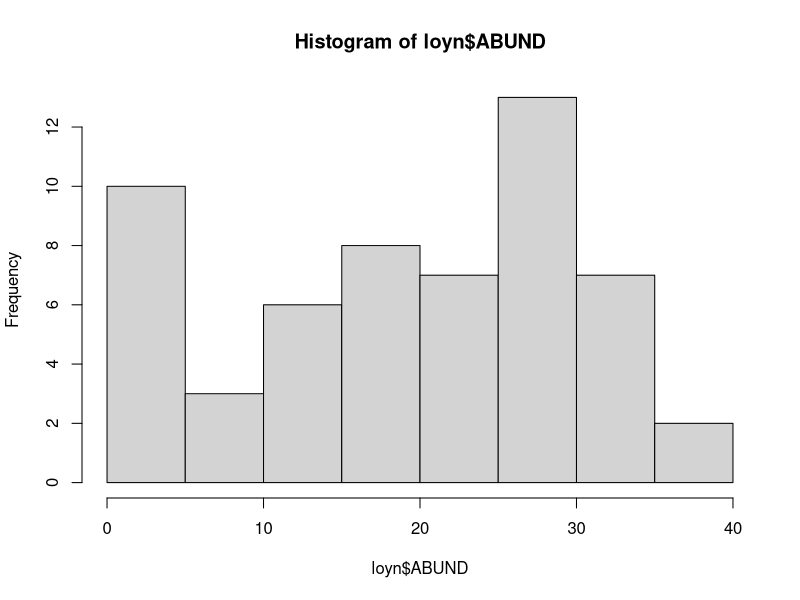
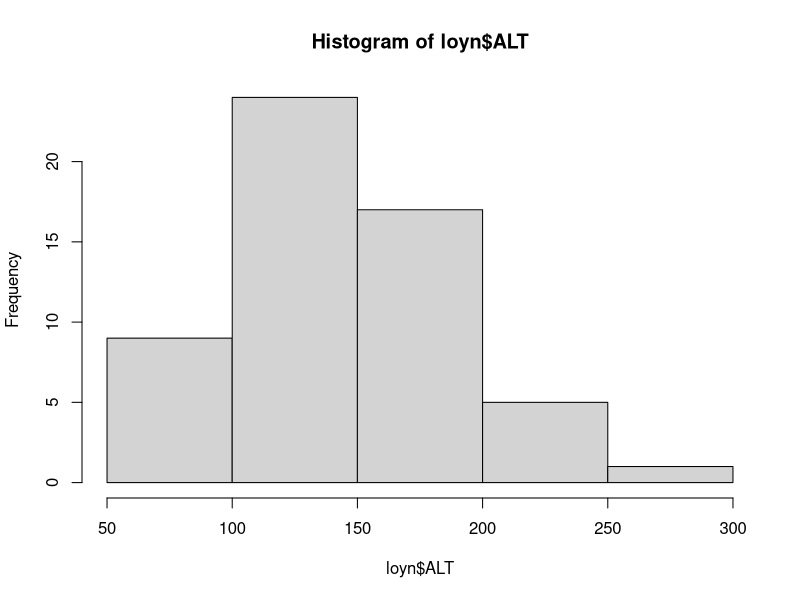
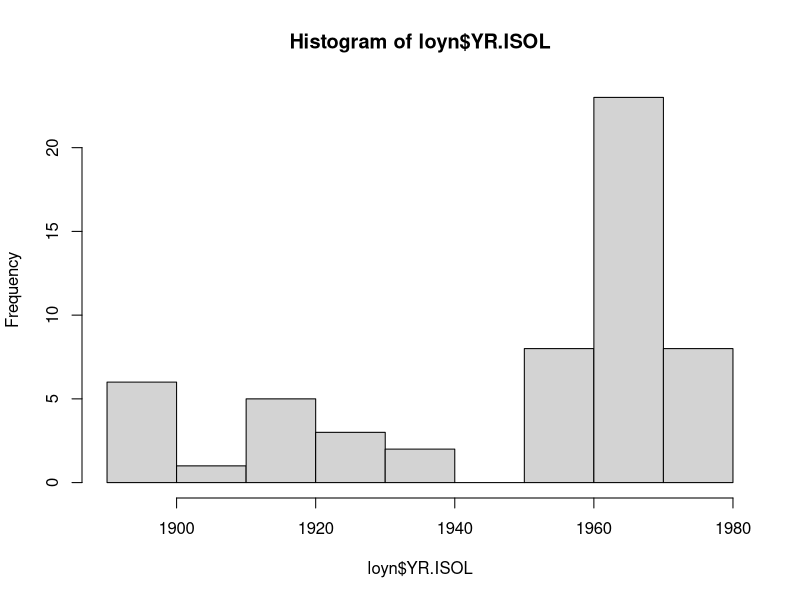
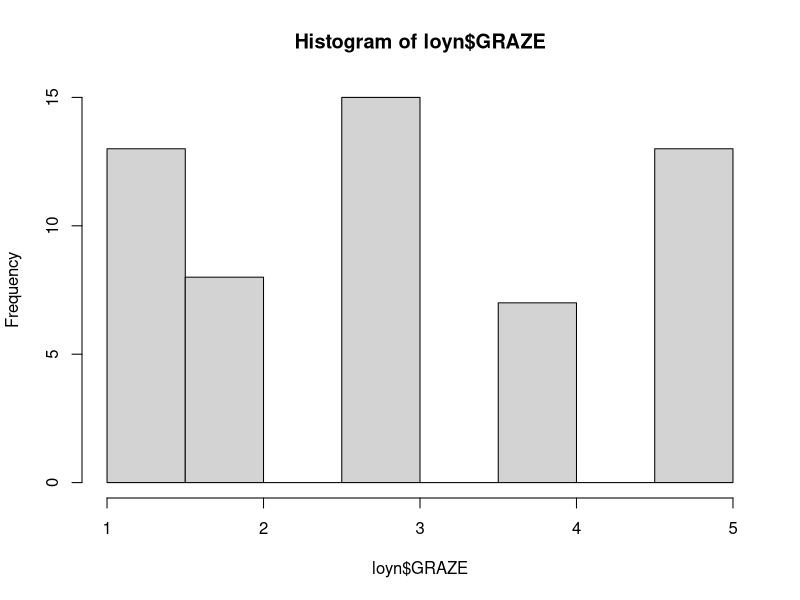
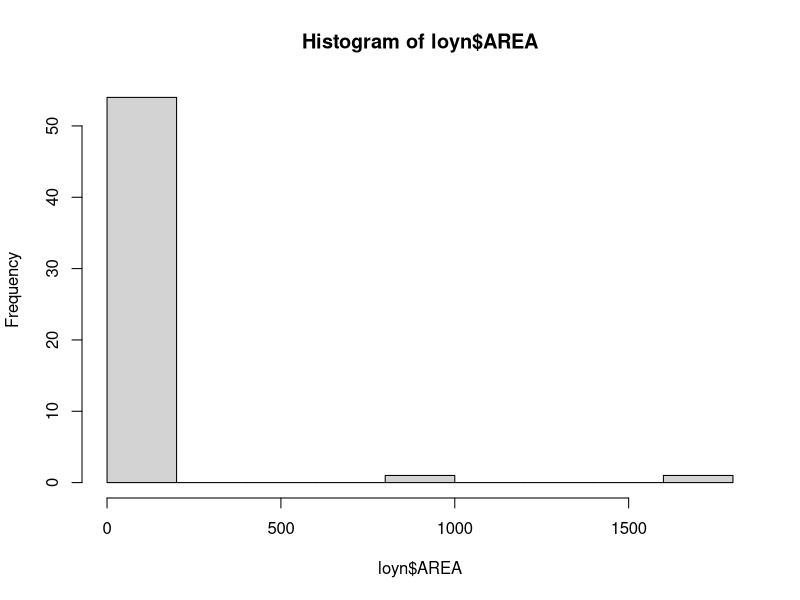
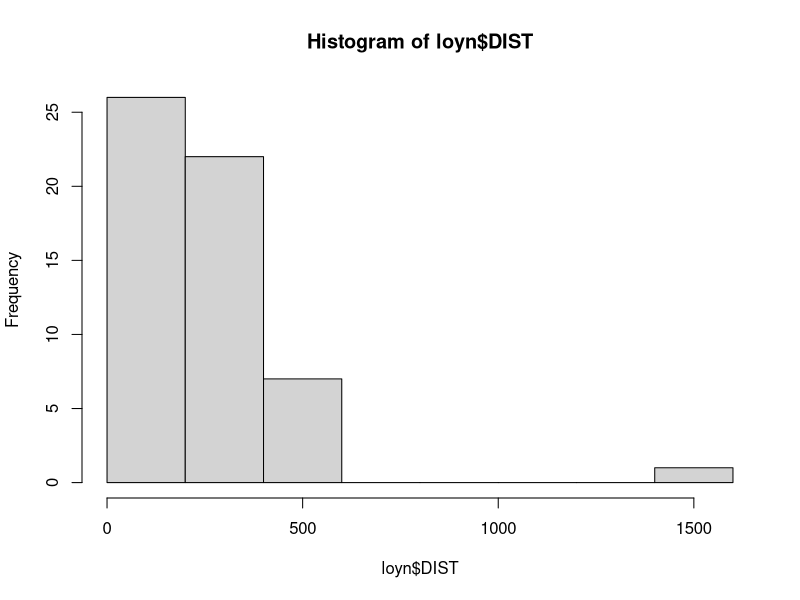
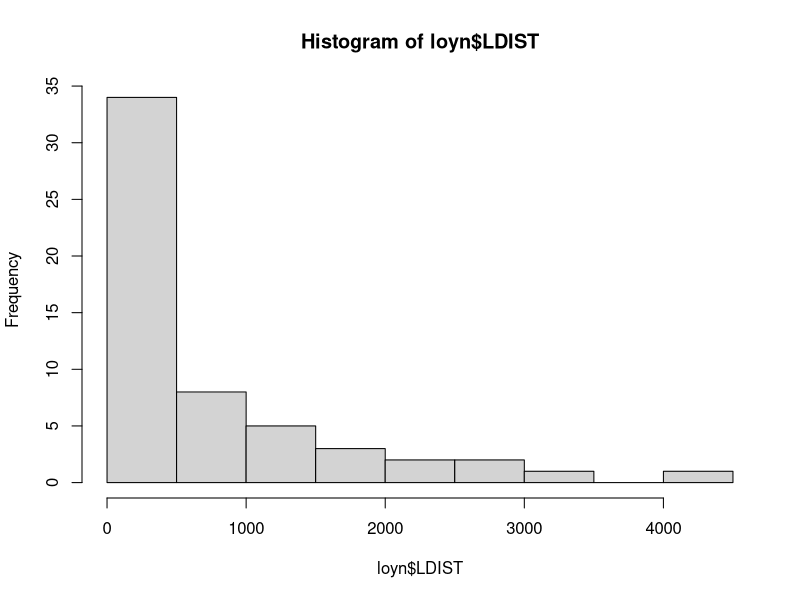
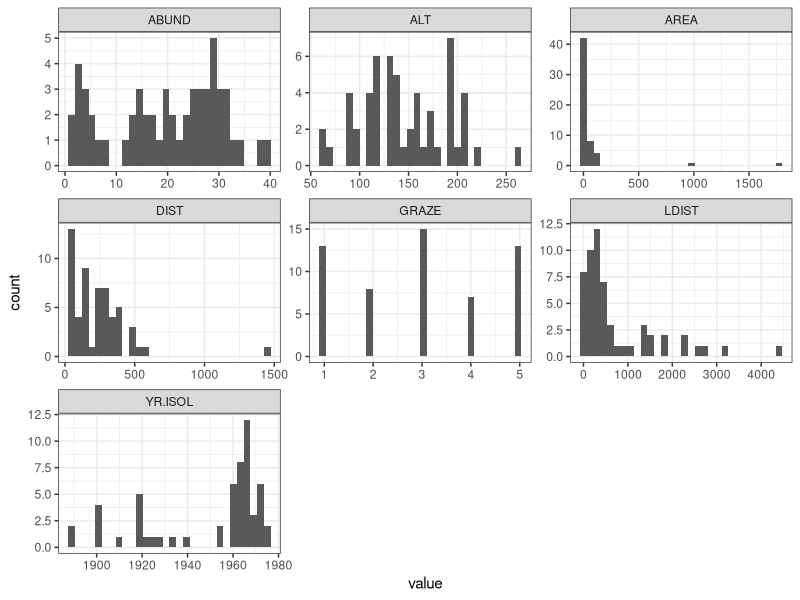

These figures' R source, in order:
## ---- chunk 1
knitr::opts_chunk$set(echo = TRUE)
library(tidyverse)
## ---- chunk 2
library(readxl)
loyn <- read_xlsx("mlr.xlsx", "Loyn")
## ---- chunk 3
# par(mfrow=c(3,3))
hist(loyn$ABUND)
hist(loyn$ALT)
hist(loyn$YR.ISOL)
hist(loyn$GRAZE)
hist(loyn$AREA)
hist(loyn$DIST)
hist(loyn$LDIST)
# par(mfrow=c(1,1))
## ---- chunk 4
#| message: false
# tidy the data
loyn_tidy <- pivot_longer(loyn, cols = everything())

# plot
ggplot(loyn_tidy, aes(x = value)) +
    geom_histogram() +
    facet_wrap(~name, scales = "free") +
    theme_bw()
## ---- chunk 5
#| message: false
loyn %>%
    pivot_longer(cols = everything()) %>%
    ggplot(aes(x = value)) +
    geom_histogram() +
    facet_wrap(~name, scales = "free") +
    theme_bw()
## ---- chunk 6
cor(loyn)
## ---- chunk 7
pairs(loyn)
## ---- chunk 8
#| message: false
library(corrplot)
corrplot(cor(loyn))
